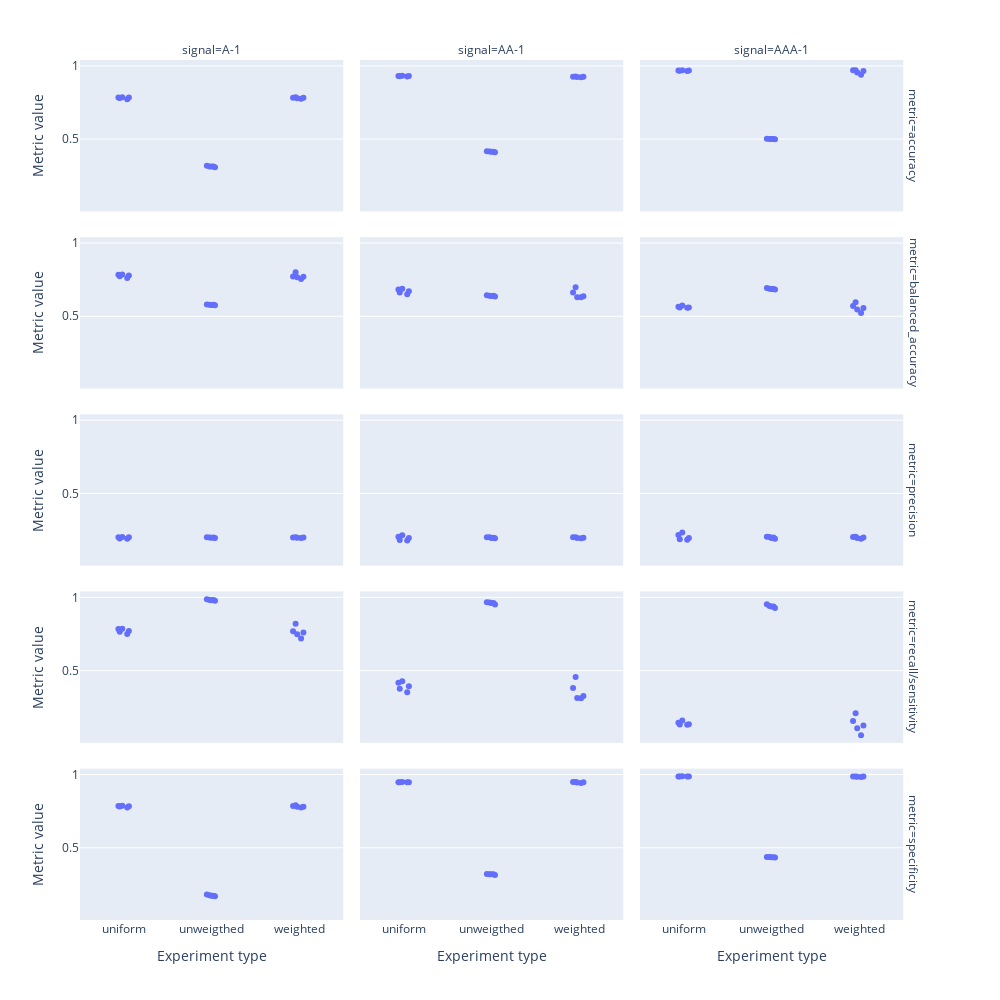

The cell this chart's notebook holds for it:
### Markdown cell above
Congratulations, you have arrived at the real point of this document!

The figure below compares 3 values in each panel: 
- Uniform: the performance metric on a dataset with a uniform character distribution
- Unweigthed: the performance metric on a dataset with a skewed character distribution (oversampled the signal of interest)
- Weighted: a weighted version of the performance metric on the skewed dataset (exact same dataset as 'unweighted')

The row and column facets respectively show different metrics and signals.

### Code cell
df_1pos = metrics_to_long_format(merge_uni_weighted_dfs(df_uniform_1pos, df_mutagenesis_1pos))
df_2pos = metrics_to_long_format(merge_uni_weighted_dfs(df_uniform_2pos, df_mutagenesis_2pos))
df_3pos = metrics_to_long_format(merge_uni_weighted_dfs(df_uniform_3pos, df_mutagenesis_3pos))

df_1pos["signal"] = "A-1"
df_2pos["signal"] = "AA-1"
df_3pos["signal"] = "AAA-1"

df = pd.concat([df_1pos, df_2pos, df_3pos])


fig = px.strip(df, y="value", x="type", facet_row="metric", facet_col="signal", stripmode="overlay",
               labels={
                   "value": "Metric value",
                   "type": "Experiment type",
               })

fig.update_layout(
    autosize=False,
    width=1000,
    height=1000)

fig.show()

### Figure 1 — Plotly figure (JSON) as saved in the notebook; plotly's stock layout.template omitted (floating-point values rounded to 4 significant figures)
{"data": [{"alignmentgroup": "True", "boxpoints": "all", "fillcolor": "rgba(255,255,255,0)", "hoveron": "points", "hovertemplate": "metric=accuracy<br>signal=A-1<br>Experiment type=%{x}<br>Metric value=%{y}<extra></extra>", "legendgroup": "", "line": {"color": "rgba(255,255,255,0)"}, "marker": {"color": "#636efa"}, "name": "", "offsetgroup": "", "orientation": "v", "pointpos": 0, "showlegend": false, "type": "box", "x": ["uniform", "uniform", "uniform", "uniform", "uniform", "unweigthed", "unweigthed", "unweigthed", "unweigthed", "unweigthed", "weighted", "weighted", "weighted", "weighted", "weighted"], "x0": " ", "xaxis": "x13", "y": [0.785, 0.7863, 0.7727, 0.7837, 0.7805, 0.3088, 0.3137, 0.319, 0.3135, 0.314, 0.7749, 0.7824, 0.7851, 0.7831, 0.7784], "y0": " ", "yaxis": "y13"}, {"alignmentgroup": "True", "boxpoints": "all", "fillcolor": "rgba(255,255,255,0)", "hoveron": "points", "hovertemplate": "metric=accuracy<br>signal=AA-1<br>Experiment type=%{x}<br>Metric value=%{y}<extra></extra>", "legendgroup": "", "line": {"color": "rgba(255,255,255,0)"}, "marker": {"color": "#636efa"}, "name": "", "offsetgroup": "", "orientation": "v", "pointpos": 0, "showlegend": false, "type": "box", "x": ["uniform", "uniform", "uniform", "uniform", "uniform", "unweigthed", "unweigthed", "unweigthed", "unweigthed", "unweigthed", "weighted", "weighted", "weighted", "weighted", "weighted"], "x0": " ", "xaxis": "x14", "y": [0.9308, 0.9335, 0.9281, 0.9317, 0.9292, 0.4107, 0.4133, 0.4134, 0.4178, 0.4158, 0.9272, 0.9247, 0.9218, 0.9257, 0.9252], "y0": " ", "yaxis": "y14"}, {"alignmentgroup": "True", "boxpoints": "all", "fillcolor": "rgba(255,255,255,0)", "hoveron": "points", "hovertemplate": "metric=accuracy<br>signal=AAA-1<br>Experiment type=%{x}<br>Metric value=%{y}<extra></extra>", "legendgroup": "", "line": {"color": "rgba(255,255,255,0)"}, "marker": {"color": "#636efa"}, "name": "", "offsetgroup": "", "orientation": "v", "pointpos": 0, "showlegend": false, "type": "box", "x": ["uniform", "uniform", "uniform", "uniform", "uniform", "unweigthed", "unweigthed", "unweigthed", "unweigthed", "unweigthed", "weighted", "weighted", "weighted", "weighted", "weighted"], "x0": " ", "xaxis": "x15", "y": [0.9683, 0.9684, 0.9647, 0.9709, 0.9665, 0.5004, 0.4992, 0.5003, 0.5014, 0.5022, 0.9694, 0.939, 0.9697, 0.9648, 0.9548], "y0": " ", "yaxis": "y15"}, {"alignmentgroup": "True", "boxpoints": "all", "fillcolor": "rgba(255,255,255,0)", "hoveron": "points", "hovertemplate": "metric=balanced_accuracy<br>signal=A-1<br>Experiment type=%{x}<br>Metric value=%{y}<extra></extra>", "legendgroup": "", "line": {"color": "rgba(255,255,255,0)"}, "marker": {"color": "#636efa"}, "name": "", "offsetgroup": "", "orientation": "v", "pointpos": 0, "showlegend": false, "type": "box", "x": ["uniform", "uniform", "uniform", "uniform", "uniform", "unweigthed", "unweigthed", "unweigthed", "unweigthed", "unweigthed", "weighted", "weighted", "weighted", "weighted", "weighted"], "x0": " ", "xaxis": "x10", "y": [0.778, 0.786, 0.7622, 0.7842, 0.7737, 0.5757, 0.5786, 0.5793, 0.5802, 0.577, 0.7718, 0.7668, 0.7542, 0.8003, 0.7696], "y0": " ", "yaxis": "y10"}, {"alignmentgroup": "True", "boxpoints": "all", "fillcolor": "rgba(255,255,255,0)", "hoveron": "points", "hovertemplate": "metric=balanced_accuracy<br>signal=AA-1<br>Experiment type=%{x}<br>Metric value=%{y}<extra></extra>", "legendgroup": "", "line": {"color": "rgba(255,255,255,0)"}, "marker": {"color": "#636efa"}, "name": "", "offsetgroup": "", "orientation": "v", "pointpos": 0, "showlegend": false, "type": "box", "x": ["uniform", "uniform", "uniform", "uniform", "uniform", "unweigthed", "unweigthed", "unweigthed", "unweigthed", "unweigthed", "weighted", "weighted", "weighted", "weighted", "weighted"], "x0": " ", "xaxis": "x11", "y": [0.662, 0.6887, 0.6501, 0.6825, 0.6707, 0.639, 0.6409, 0.6358, 0.6439, 0.6398, 0.6991, 0.63, 0.6298, 0.6377, 0.663], "y0": " ", "yaxis": "y11"}, {"alignmentgroup": "True", "boxpoints": "all", "fillcolor": "rgba(255,255,255,0)", "hoveron": "points", "hovertemplate": "metric=balanced_accuracy<br>signal=AAA-1<br>Experiment type=%{x}<br>Metric value=%{y}<extra></extra>", "legendgroup": "", "line": {"color": "rgba(255,255,255,0)"}, "marker": {"color": "#636efa"}, "name": "", "offsetgroup": "", "orientation": "v", "pointpos": 0, "showlegend": false, "type": "box", "x": ["uniform", "uniform", "uniform", "uniform", "uniform", "unweigthed", "unweigthed", "unweigthed", "unweigthed", "unweigthed", "weighted", "weighted", "weighted", "weighted", "weighted"], "x0": " ", "xaxis": "x12", "y": [0.5595, 0.5603, 0.5654, 0.5741, 0.5583, 0.6867, 0.6871, 0.6821, 0.6934, 0.6881, 0.5964, 0.5226, 0.571, 0.5564, 0.5456], "y0": " ", "yaxis": "y12"}, {"alignmentgroup": "True", "boxpoints": "all", "fillcolor": "rgba(255,255,255,0)", "hoveron": "points", "hovertemplate": "metric=precision<br>signal=A-1<br>Experiment type=%{x}<br>Metric value=%{y}<extra></extra>", "legendgroup": "", "line": {"color": "rgba(255,255,255,0)"}, "marker": {"color": "#636efa"}, "name": "", "offsetgroup": "", "orientation": "v", "pointpos": 0, "showlegend": false, "type": "box", "x": ["uniform", "uniform", "uniform", "uniform", "uniform", "unweigthed", "unweigthed", "unweigthed", "unweigthed", "unweigthed", "weighted", "weighted", "weighted", "weighted", "weighted"], "x0": " ", "xaxis": "x7", "y": [0.1927, 0.2006, 0.1902, 0.2003, 0.2034, 0.1972, 0.1967, 0.1999, 0.1992, 0.201, 0.1972, 0.1967, 0.1999, 0.1992, 0.201], "y0": " ", "yaxis": "y7"}, {"alignmentgroup": "True", "boxpoints": "all", "fillcolor": "rgba(255,255,255,0)", "hoveron": "points", "hovertemplate": "metric=precision<br>signal=AA-1<br>Experiment type=%{x}<br>Metric value=%{y}<extra></extra>", "legendgroup": "", "line": {"color": "rgba(255,255,255,0)"}, "marker": {"color": "#636efa"}, "name": "", "offsetgroup": "", "orientation": "v", "pointpos": 0, "showlegend": false, "type": "box", "x": ["uniform", "uniform", "uniform", "uniform", "uniform", "unweigthed", "unweigthed", "unweigthed", "unweigthed", "unweigthed", "weighted", "weighted", "weighted", "weighted", "weighted"], "x0": " ", "xaxis": "x8", "y": [0.1793, 0.2145, 0.1827, 0.1956, 0.2038, 0.1978, 0.1946, 0.1961, 0.2014, 0.201, 0.1978, 0.1946, 0.1961, 0.2014, 0.201], "y0": " ", "yaxis": "y8"}, {"alignmentgroup": "True", "boxpoints": "all", "fillcolor": "rgba(255,255,255,0)", "hoveron": "points", "hovertemplate": "metric=precision<br>signal=AAA-1<br>Experiment type=%{x}<br>Metric value=%{y}<extra></extra>", "legendgroup": "", "line": {"color": "rgba(255,255,255,0)"}, "marker": {"color": "#636efa"}, "name": "", "offsetgroup": "", "orientation": "v", "pointpos": 0, "showlegend": false, "type": "box", "x": ["uniform", "uniform", "uniform", "uniform", "uniform", "unweigthed", "unweigthed", "unweigthed", "unweigthed", "unweigthed", "weighted", "weighted", "weighted", "weighted", "weighted"], "x0": " ", "xaxis": "x9", "y": [0.1871, 0.1847, 0.2164, 0.2329, 0.1962, 0.199, 0.1913, 0.1958, 0.2019, 0.2038, 0.199, 0.1913, 0.1958, 0.2019, 0.2038], "y0": " ", "yaxis": "y9"}, {"alignmentgroup": "True", "boxpoints": "all", "fillcolor": "rgba(255,255,255,0)", "hoveron": "points", "hovertemplate": "metric=recall/sensitivity<br>signal=A-1<br>Experiment type=%{x}<br>Metric value=%{y}<extra></extra>", "legendgroup": "", "line": {"color": "rgba(255,255,255,0)"}, "marker": {"color": "#636efa"}, "name": "", "offsetgroup": "", "orientation": "v", "pointpos": 0, "showlegend": false, "type": "box", "x": ["uniform", "uniform", "uniform", "uniform", "uniform", "unweigthed", "unweigthed", "unweigthed", "unweigthed", "unweigthed", "weighted", "weighted", "weighted", "weighted", "weighted"], "x0": " ", "xaxis": "x4", "y": [0.7701, 0.7856, 0.75, 0.7848, 0.7658, 0.9826, 0.9806, 0.9775, 0.9872, 0.9817, 0.7683, 0.7488, 0.7185, 0.8198, 0.7595], "y0": " ", "yaxis": "y4"}, {"alignmentgroup": "True", "boxpoints": "all", "fillcolor": "rgba(255,255,255,0)", "hoveron": "points", "hovertemplate": "metric=recall/sensitivity<br>signal=AA-1<br>Experiment type=%{x}<br>Metric value=%{y}<extra></extra>", "legendgroup": "", "line": {"color": "rgba(255,255,255,0)"}, "marker": {"color": "#636efa"}, "name": "", "offsetgroup": "", "orientation": "v", "pointpos": 0, "showlegend": false, "type": "box", "x": ["uniform", "uniform", "uniform", "uniform", "uniform", "unweigthed", "unweigthed", "unweigthed", "unweigthed", "unweigthed", "weighted", "weighted", "weighted", "weighted", "weighted"], "x0": " ", "xaxis": "x5", "y": [0.3763, 0.4277, 0.3529, 0.4175, 0.3939, 0.9645, 0.9623, 0.9522, 0.9674, 0.961, 0.4561, 0.311, 0.3125, 0.3261, 0.3811], "y0": " ", "yaxis": "y5"}, {"alignmentgroup": "True", "boxpoints": "all", "fillcolor": "rgba(255,255,255,0)", "hoveron": "points", "hovertemplate": "metric=recall/sensitivity<br>signal=AAA-1<br>Experiment type=%{x}<br>Metric value=%{y}<extra></extra>", "legendgroup": "", "line": {"color": "rgba(255,255,255,0)"}, "marker": {"color": "#636efa"}, "name": "", "offsetgroup": "", "orientation": "v", "pointpos": 0, "showlegend": false, "type": "box", "x": ["uniform", "uniform", "uniform", "uniform", "uniform", "unweigthed", "unweigthed", "unweigthed", "unweigthed", "unweigthed", "weighted", "weighted", "weighted", "weighted", "weighted"], "x0": " ", "xaxis": "x6", "y": [0.1318, 0.1336, 0.1445, 0.1596, 0.1297, 0.9385, 0.9373, 0.927, 0.9533, 0.9414, 0.2089, 0.05859, 0.1553, 0.1259, 0.106], "y0": " ", "yaxis": "y6"}, {"alignmentgroup": "True", "boxpoints": "all", "fillcolor": "rgba(255,255,255,0)", "hoveron": "points", "hovertemplate": "metric=specificity<br>signal=A-1<br>Experiment type=%{x}<br>Metric value=%{y}<extra></extra>", "legendgroup": "", "line": {"color": "rgba(255,255,255,0)"}, "marker": {"color": "#636efa"}, "name": "", "offsetgroup": "", "orientation": "v", "pointpos": 0, "showlegend": false, "type": "box", "x": ["uniform", "uniform", "uniform", "uniform", "uniform", "unweigthed", "unweigthed", "unweigthed", "unweigthed", "unweigthed", "weighted", "weighted", "weighted", "weighted", "weighted"], "x0": " ", "xaxis": "x", "y": [0.786, 0.7863, 0.7743, 0.7836, 0.7816, 0.1687, 0.1766, 0.1812, 0.1732, 0.1724, 0.7753, 0.7848, 0.79, 0.7807, 0.7798], "y0": " ", "yaxis": "y"}, {"alignmentgroup": "True", "boxpoints": "all", "fillcolor": "rgba(255,255,255,0)", "hoveron": "points", "hovertemplate": "metric=specificity<br>signal=AA-1<br>Experiment type=%{x}<br>Metric value=%{y}<extra></extra>", "legendgroup": "", "line": {"color": "rgba(255,255,255,0)"}, "marker": {"color": "#636efa"}, "name": "", "offsetgroup": "", "orientation": "v", "pointpos": 0, "showlegend": false, "type": "box", "x": ["uniform", "uniform", "uniform", "uniform", "uniform", "unweigthed", "unweigthed", "unweigthed", "unweigthed", "unweigthed", "weighted", "weighted", "weighted", "weighted", "weighted"], "x0": " ", "xaxis": "x2", "y": [0.9477, 0.9497, 0.9473, 0.9474, 0.9475, 0.3135, 0.3195, 0.3194, 0.3204, 0.3185, 0.942, 0.949, 0.947, 0.9493, 0.9449], "y0": " ", "yaxis": "y2"}, {"alignmentgroup": "True", "boxpoints": "all", "fillcolor": "rgba(255,255,255,0)", "hoveron": "points", "hovertemplate": "metric=specificity<br>signal=AAA-1<br>Experiment type=%{x}<br>Metric value=%{y}<extra></extra>", "legendgroup": "", "line": {"color": "rgba(255,255,255,0)"}, "marker": {"color": "#636efa"}, "name": "", "offsetgroup": "", "orientation": "v", "pointpos": 0, "showlegend": false, "type": "box", "x": ["uniform", "uniform", "uniform", "uniform", "uniform", "unweigthed", "unweigthed", "unweigthed", "unweigthed", "unweigthed", "weighted", "weighted", "weighted", "weighted", "weighted"], "x0": " ", "xaxis": "x3", "y": [0.9871, 0.9869, 0.9862, 0.9886, 0.987, 0.4349, 0.437, 0.4372, 0.4335, 0.4347, 0.984, 0.9866, 0.9867, 0.9869, 0.9852], "y0": " ", "yaxis": "y3"}], "layout": {"annotations": [{"font": {}, "showarrow": false, "text": "signal=A-1", "x": 0.1567, "xanchor": "center", "xref": "paper", "y": 1, "yanchor": "bottom", "yref": "paper"}, {"font": {}, "showarrow": false, "text": "signal=AA-1", "x": 0.49, "xanchor": "center", "xref": "paper", "y": 1, "yanchor": "bottom", "yref": "paper"}, {"font": {}, "showarrow": false, "text": "signal=AAA-1", "x": 0.8233, "xanchor": "center", "xref": "paper", "y": 1, "yanchor": "bottom", "yref": "paper"}, {"font": {}, "showarrow": false, "text": "metric=specificity", "textangle": 90, "x": 0.98, "xanchor": "left", "xref": "paper", "y": 0.088, "yanchor": "middle", "yref": "paper"}, {"font": {}, "showarrow": false, "text": "metric=recall/sensitivity", "textangle": 90, "x": 0.98, "xanchor": "left", "xref": "paper", "y": 0.294, "yanchor": "middle", "yref": "paper"}, {"font": {}, "showarrow": false, "text": "metric=precision", "textangle": 90, "x": 0.98, "xanchor": "left", "xref": "paper", "y": 0.5, "yanchor": "middle", "yref": "paper"}, {"font": {}, "showarrow": false, "text": "metric=balanced_accuracy", "textangle": 90, "x": 0.98, "xanchor": "left", "xref": "paper", "y": 0.706, "yanchor": "middle", "yref": "paper"}, {"font": {}, "showarrow": false, "text": "metric=accuracy", "textangle": 90, "x": 0.98, "xanchor": "left", "xref": "paper", "y": 0.912, "yanchor": "middle", "yref": "paper"}], "autosize": false, "boxmode": "overlay", "height": 1000, "legend": {"tracegroupgap": 0}, "margin": {"t": 60}, "width": 1000, "xaxis": {"anchor": "y", "domain": [0, 0.3133], "title": {"text": "Experiment type"}}, "xaxis10": {"anchor": "y10", "domain": [0, 0.3133], "matches": "x", "showticklabels": false}, "xaxis11": {"anchor": "y11", "domain": [0.3333, 0.6467], "matches": "x", "showticklabels": false}, "xaxis12": {"anchor": "y12", "domain": [0.6667, 0.98], "matches": "x", "showticklabels": false}, "xaxis13": {"anchor": "y13", "domain": [0, 0.3133], "matches": "x", "showticklabels": false}, "xaxis14": {"anchor": "y14", "domain": [0.3333, 0.6467], "matches": "x", "showticklabels": false}, "xaxis15": {"anchor": "y15", "domain": [0.6667, 0.98], "matches": "x", "showticklabels": false}, "xaxis2": {"anchor": "y2", "domain": [0.3333, 0.6467], "matches": "x", "title": {"text": "Experiment type"}}, "xaxis3": {"anchor": "y3", "domain": [0.6667, 0.98], "matches": "x", "title": {"text": "Experiment type"}}, "xaxis4": {"anchor": "y4", "domain": [0, 0.3133], "matches": "x", "showticklabels": false}, "xaxis5": {"anchor": "y5", "domain": [0.3333, 0.6467], "matches": "x", "showticklabels": false}, "xaxis6": {"anchor": "y6", "domain": [0.6667, 0.98], "matches": "x", "showticklabels": false}, "xaxis7": {"anchor": "y7", "domain": [0, 0.3133], "matches": "x", "showticklabels": false}, "xaxis8": {"anchor": "y8", "domain": [0.3333, 0.6467], "matches": "x", "showticklabels": false}, "xaxis9": {"anchor": "y9", "domain": [0.6667, 0.98], "matches": "x", "showticklabels": false}, "yaxis": {"anchor": "x", "domain": [0, 0.176], "title": {"text": "Metric value"}}, "yaxis10": {"anchor": "x10", "domain": [0.618, 0.794], "matches": "y", "title": {"text": "Metric value"}}, "yaxis11": {"anchor": "x11", "domain": [0.618, 0.794], "matches": "y", "showticklabels": false}, "yaxis12": {"anchor": "x12", "domain": [0.618, 0.794], "matches": "y", "showticklabels": false}, "yaxis13": {"anchor": "x13", "domain": [0.824, 1], "matches": "y", "title": {"text": "Metric value"}}, "yaxis14": {"anchor": "x14", "domain": [0.824, 1], "matches": "y", "showticklabels": false}, "yaxis15": {"anchor": "x15", "domain": [0.824, 1], "matches": "y", "showticklabels": false}, "yaxis2": {"anchor": "x2", "domain": [0, 0.176], "matches": "y", "showticklabels": false}, "yaxis3": {"anchor": "x3", "domain": [0, 0.176], "matches": "y", "showticklabels": false}, "yaxis4": {"anchor": "x4", "domain": [0.206, 0.382], "matches": "y", "title": {"text": "Metric value"}}, "yaxis5": {"anchor": "x5", "domain": [0.206, 0.382], "matches": "y", "showticklabels": false}, "yaxis6": {"anchor": "x6", "domain": [0.206, 0.382], "matches": "y", "showticklabels": false}, "yaxis7": {"anchor": "x7", "domain": [0.412, 0.588], "matches": "y", "title": {"text": "Metric value"}}, "yaxis8": {"anchor": "x8", "domain": [0.412, 0.588], "matches": "y", "showticklabels": false}, "yaxis9": {"anchor": "x9", "domain": [0.412, 0.588], "matches": "y", "showticklabels": false}}}
